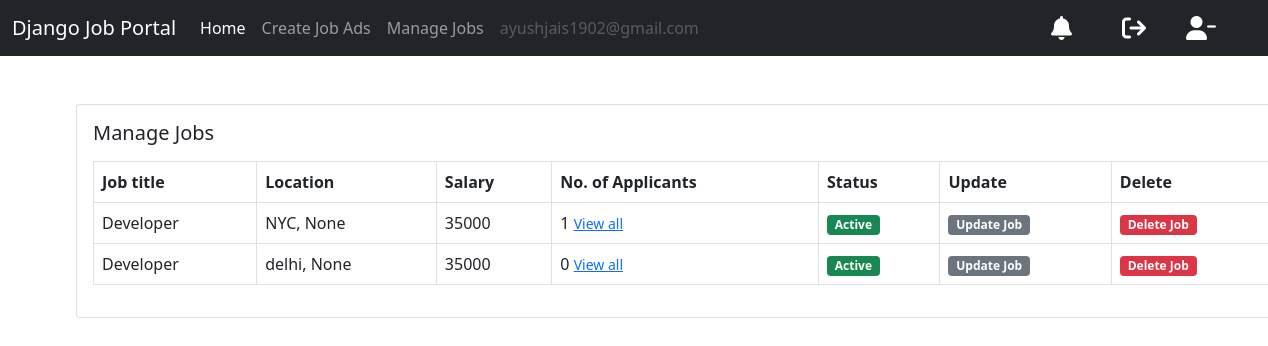
Page /job/manage-jobs/ (signed in) on the committed database.
### users/models.py (models this page shows)
class User(AbstractUser):
    email = models.EmailField(unique = False)
    username_validator = UnicodeUsernameValidator()
    username = models.CharField(
        _("username"),
        max_length=150,
        unique=False,
        help_text=_(
            "Required. 150 characters or fewer. Letters, digits and @/./+/-/_ only."
        ),
        validators=[username_validator],
        error_messages={
            "unique": _("A user with that username already exists."),
        },
    )
    is_recruiter = models.BooleanField(default = False)
    is_applicant = models.BooleanField(default = False)
    has_resume = models.BooleanField(default = False)
    has_company = models.BooleanField(default = False)
    is_verified = models.BooleanField(default=None, null=True)
    email_hash = models.CharField(max_length=50, blank=True, null=True)
    class Meta:
        unique_together = ('email', 'is_verified')

### job/models.py (models this page shows, shortened)
class Job(models.Model):
    job_type_choices = (
        ('Remote', 'Remote'),
        ('Onsite', 'Onsite'),
        ('Hybrid', 'Hybrid')
    )
    title_choices = (
        ('Developer', 'Developer'),
        ('Consultant','Consultant'),
        ('Analyst' , 'Analyst'),
        ('Manager' , 'Manager'),
        ('UI/UX' , 'UI/UX'),
        ('Human Resource' , 'Human Resource'),
        ('Operations' , 'Operations')
    )
    user = models.ForeignKey(User, on_delete=models.CASCADE)
    company = models.ForeignKey(Company, on_delete=models.CASCADE)
    title = models.CharField(max_length=100, choices = title_choices, null = True, blank = True)
    city = models.CharField(max_length=100)
    salary = models.PositiveIntegerField(default=35000)
    requirements = models.TextField()
    ideal_candidate = models.TextField()
    is_available = models.BooleanField(default=True)
    timestamp = models.DateTimeField(auto_now_add=True)
    industry = models.TextField(null = True, blank = True)
    state = models.ForeignKey(State, on_delete=models.DO_NOTHING, null=True, blank=True)
    job_type = models.CharField(max_length=20, choices=job_type_choices, null=True, blank=True)

### job/views.py (the view)
# urls.py: path('manage-jobs/',views.manage_jobs,name='manage-jobs'),
def manage_jobs(request):
    jobs = Job.objects.filter(user=request.user, company=request.user.company)
    context = {'jobs':jobs}
    return render(request, 'job/manage_jobs.html', context)

### templates/job/manage_jobs.html
{% extends 'base.html' %}
{% block content %}
<div class="card mx-auto" style="width: 76rem;">
    <div class="card-body">
        <h5 class="card-title mb-3">Manage Jobs</h5>
        <table class="table table-bordered">
            <thead>
                <tr>
                    <th scope="col">Job title</th>
                    <th scope="col">Location</th>
                    <th scope="col">Salary </th>
                    <th scope="col">No. of Applicants</th>
                    <th scope="col">Status</th>
                    <th scope="col">Update</th>
                    <th scope="col">Delete</th>
                </tr>
            </thead>
            <tbody>
                {% for job in jobs %}
                <tr>
                    <td>{{job.title}}</td>
                    <td>{{job.city}}, {{job.state}}</td>
                    <td>{{job.salary}}</td>
                    <td>{{job.applyjob_set.all.count }} <a href="{% url 'all-applicants' job.pk %}"><small>View all</small></a></td>
                    {% if job.is_available %}
                    <td><span class="badge bg-success">Active</span></td>
                    {% else %}
                    <td><span class="badge bg-warning">Not Active</span></td>
                    {% endif %}
                    <td><a href="{% url 'update-job' job.pk %}"><span class="badge bg-secondary">Update Job</span></a></td>
                    <td><a href="{% url 'delete-job' job.pk %}"><span class="badge bg-danger">Delete Job</span></a></td>
                </tr>
                {% endfor %}
            </tbody>
        </table>
    </div>
</div>
{% endblock content %}

### templates/base.html (shortened to what this page needs)
<!DOCTYPE html>
<html lang="en">
<head>
    <link href = "https://cdnjs.cloudflare.com/ajax/libs/font-awesome/6.4.0/css/all.min.css" rel = "stylesheet" type="text/css"/>
    <link href = "https://cdn.jsdelivr.net/npm/bootstrap@5.0.2/dist/css/bootstrap.min.css" rel = "stylesheet"
>
</head>
<body>
    <nav class="navbar navbar-expand-lg navbar-dark bg-dark">
        <div class="container-fluid">
            <a class="navbar-brand" href="{% url 'home' %}">Django Job Portal</a>
            <div class="collapse navbar-collapse" id="navbarSupportedContent">
                {% if request.user.is_authenticated %}
                {% if request.user.is_applicant %}
                <ul class="navbar-nav me-auto mb-2 mb-lg-0">
                    <li class="nav-item">
                        <a class="nav-link active" aria-current="page" href="{% url 'dashboard' %}">Home</a>
                    </li>
                    {% if request.user.has_resume %}
                    <li class="nav-item">
                        <a class="nav-link" href="{% url 'job-listing' %}">Apply to Jobs</a>
                    </li>
                    <li class="nav-item">
                        <a class="nav-link" aria-current="page" href="{% url 'applied-jobs' %}">Manage Job Applications</a>
                    </li>
                    <li class="nav-item">
                        <a class="nav-link" aria-current="page" href="{% url 'update-resume' %}">Update Resume</a>
                    </li>
                    {% else %}
                    <li class="nav-item">
                        <a class="nav-link" href="{% url 'update-resume' %}">Create Resume</a>
                    </li>
                    {% endif %}
                    <li class="nav-item">
                        <a class="nav-link disabled" href="#" tabindex="-1" aria-disabled="true">{{request.user.email}}</a>
                    </li>
                </ul>
                {% elif request.user.is_recruiter %}
                <ul class="navbar-nav me-auto mb-2 mb-lg-0">
                    <li class="nav-item">
                        <a class="nav-link active" aria-current="page" href="{% url 'dashboard' %}">Home</a>
                    </li>
                    {% if request.user.has_company %}
                    <li class="nav-item">
                        <a class="nav-link" href="{% url 'create-job' %}">Create Job Ads</a>
                    </li>
                    <li class="nav-item">
                        <a class="nav-link" href="{% url 'manage-jobs' %}">Manage Jobs</a>
                    </li>
                    {% else %}
                    <li class="nav-item">
                        <a class="nav-link" href="{% url 'update-company' %}">Create Company</a>
                    </li>
                    {% endif %}
                    <li class="nav-item">
                        <a class="nav-link disabled" href="#" tabindex="-1" aria-disabled="true">{{request.user.email}}</a>
                    </li>
                </ul>
                {% endif %}
                <a href="{% url 'notifications' %}" class="notification-link" style="margin-right: 50px;color:white">
                    <i class="fa-sharp fa-solid fa-bell fa-xl"></i>
                </a>
                <a href="{% url 'logout' %}"  style="margin-right: 40px;color:white;">
                    <i class="fa-sharp fa-solid fa-arrow-right-from-bracket fa-xl"></i>
                </a>
                <a href="{% url 'delete-user' %}"style="margin-right: 40px;color:white;" >
                    <i class="fa-solid fa-user-minus fa-xl"></i>
                </a>
                {% endif %}
            </div>
        </div>
    </nav>
    <div class="container mt-5">
        {% block content %}
        {% endblock content %}
    </div>
</body>
</html>

### rows in the picture
User: user.email "ayushjais1902@gmail.com"
Job: title "Developer", city "NYC", state "None", salary "35000", applyjob_set.all.count "1", is_available "Active"
Job: title "Developer", city "delhi", state "None", salary "35000", applyjob_set.all.count "0", is_available "Active"
